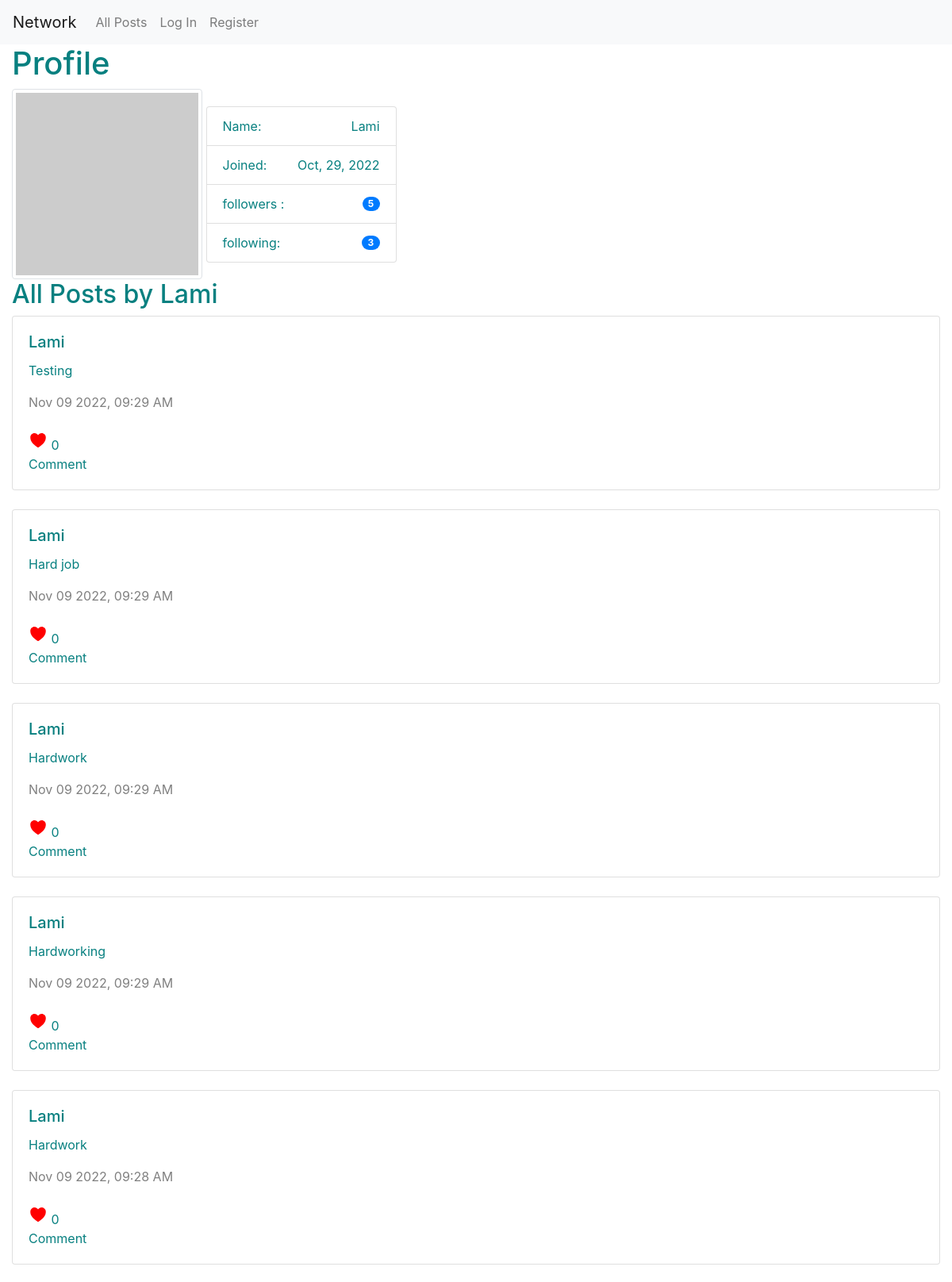
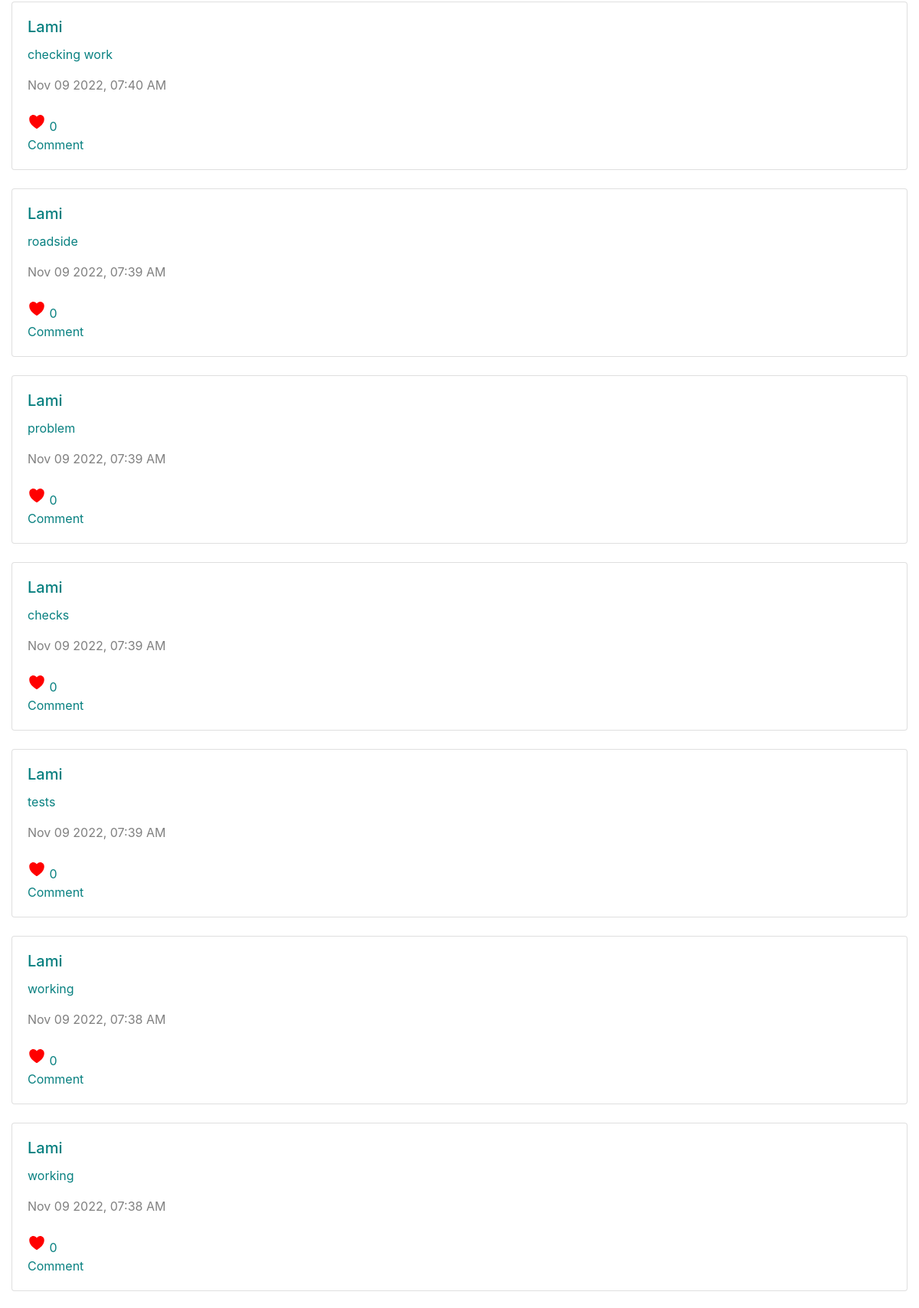
Page /profile/Lami (upper part) on the committed database (2 pictures, top to bottom).
### network/models.py (models this page shows, shortened)
class User(AbstractUser):
    def __str__(self):
        return f'{self.username}'

class UserPost(models.Model):
    author = models.ForeignKey(User, on_delete=models.CASCADE, related_name="userposts", null=False)
    content = models.TextField(verbose_name="Post", default="", max_length=2048, null=False)
    timestamps = models.DateTimeField(auto_now_add=True)
    like = models.BooleanField(default=False)
    likes =  models.IntegerField(default=0)
    def serialize(self):
        return {
            "id": self.id,
            "author": self.author.username,
            "content": self.content,
            "timestamps": self.timestamps.strftime("%b %d %Y, %I:%M %p"),
            "like": self.like,
            "self": self.likes,
        }

### network/views.py (the view)
# urls.py: path("profile", views.user_profile, name="profile"),
def user_profile(request, profile_name):
    profiler = User.objects.get(username=profile_name)
    print(User._meta.get_fields())
    profile_posts = profiler.userposts.all()
    profile_posts = profile_posts.order_by("-timestamps").all()
    profile_posts = [post.serialize() for post in profile_posts]
    followed = profiler.followed.all()
    followers = profiler.followings.all()
    num_followed = Following.objects.all().filter(followers=profiler.pk)
    print(num_followed)
    print((sum([True for n in num_followed])))
    print(bool(followed))
    print(Following._meta.get_fields())
    num_followers = sum([True for name in followers])
    return render(request, 'network/profile.html', {
        'profile_users' : profiler,
        'posts': profile_posts,
        'followers': list(str(followed).split(' '))[2] if followed else "0",
        'followed': num_followers,
        })

### network/models.py (called while the page is built)
    def __repr__(self):
        num = int(sum([True for n in self.followers.all()]))
        return f' {num} followers'

### network/templates/network/profile.html (shortened to what this page needs)
{% extends "network/layout.html" %}
{% load static %}
{% block body %}
<div><h1> Profile </h1>
    <img src="https://robohash.org/23.238.193.4.png" style="width:20vw; display: inline-block;" class="img-fluid img-thumbnail" alt="Responsive image"/>
<ul class="list-group"  style="width:20vw; display: inline-block; vertical-align:middle;">
<li class="list-group-item d-flex justify-content-between align-items-center">
  Name:
    <span class="text">{{ profile_users.username  }}</span>
  </li>
   <li class="list-group-item d-flex justify-content-between align-items-center">
      Joined:
    <span class="text-capitalize text-wrap">{{ profile_users.date_joined|date:"M, d, Y" }}</span>
  </li>
  <li class="list-group-item d-flex justify-content-between align-items-center">
     followers :
    <span class="badge badge-primary badge-pill">{{ followers }}</span>
  </li>
  <li class="list-group-item d-flex justify-content-between align-items-center">
  following:
    <span class="badge badge-primary badge-pill">{{ followed }}</span>
  </li>
</ul>
</div>
<h2 id="title_page"> All Posts by {{ profile_users.username }}</h2>
<div id="posts-section">
	{% for post in posts%}
	 <div class="card">
      <div class="card-body">
        <h5 class="card-title"> {{ post.author }}</h5>
        <p class="card-text" id="{{ post.id }}"> {{ post.content }} </p>
    	<span style=color:grey;> {{ post.timestamps }} </span> <br/>
    	<br/>
        <span href="#" class="card-link"> <ion-icon name="heart"></ion-icon> </span> <span> {{ post.self }} <br/> Comment</span>
      </div>
    </div>
    {% empty %}
    No Post yet
	{% endfor %}
</div>
{% endblock %}

### network/static/network/styles.css (style rules this page uses)
* { color: #088080; }
.card { margin-bottom: 1.5em; }
span ion-icon { font-size: 1.5rem; color: red; }

### rows in the picture
User: username "Lami", date_joined "Oct, 29, 2022", author "Lami" "Lami" "Lami" "Lami" "Lami" "Lami" "Lami" "Lami" "Lami" "Lami" "Lami" "Lami"
UserPost: content "Testing"
UserPost: content "Hard job"
UserPost: content "Hardwork"
UserPost: content "Hardworking"
UserPost: content "Hardwork"
UserPost: content "checking work"
UserPost: content "roadside"
UserPost: content "problem"
UserPost: content "checks"
UserPost: content "tests"
UserPost: content "working"
UserPost: content "working"

### other values in the picture
{{ followers }} "5"
{{ followed }} "3"
{{ post.timestamps }} "Nov 09 2022, 09:29 AM" "Nov 09 2022, 09:29 AM" "Nov 09 2022, 09:29 AM" "Nov 09 2022, 09:29 AM" "Nov 09 2022, 09:28 AM" "Nov 09 2022, 07:40 AM" "Nov 09 2022, 07:39 AM" "Nov 09 2022, 07:39 AM" "Nov 09 2022, 07:39 AM" "Nov 09 2022, 07:39 AM" "Nov 09 2022, 07:38 AM" "Nov 09 2022, 07:38 AM"
{{ post.self }} "0" "0" "0" "0" "0" "0" "0" "0" "0" "0" "0" "0"
